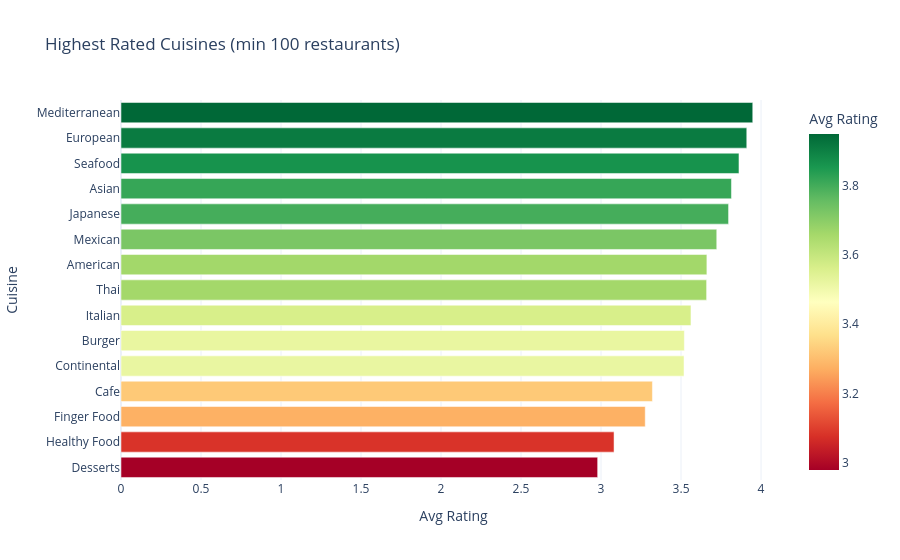

Notebook code cell kept with this figure:
### Code cell
# ── Highest Rated Cuisines (min 100 restaurants) ─────────────────────────────
rated = cuisine_stats[cuisine_stats['Count'] >= 100].nlargest(15, 'Avg Rating')
fig = px.bar(rated, x='Avg Rating', y='Cuisine', orientation='h',
             color='Avg Rating', color_continuous_scale='RdYlGn',
             title='Highest Rated Cuisines (min 100 restaurants)',
             template='plotly_white')
fig.update_layout(yaxis={'categoryorder': 'total ascending'})
fig.show()

### Figure 1 — Plotly figure (JSON) as saved in the notebook; plotly's stock layout.template omitted (floating-point values rounded to 4 significant figures)
{"data": [{"hovertemplate": "Avg Rating=%{marker.color}<br>Cuisine=%{y}<extra></extra>", "legendgroup": "", "marker": {"color": [3.948, 3.911, 3.862, 3.815, 3.797, 3.723, 3.662, 3.66, 3.562, 3.521, 3.519, 3.321, 3.276, 3.081, 2.979], "coloraxis": "coloraxis", "pattern": {"shape": ""}}, "name": "", "orientation": "h", "showlegend": false, "textposition": "auto", "type": "bar", "x": [3.948, 3.911, 3.862, 3.815, 3.797, 3.723, 3.662, 3.66, 3.562, 3.521, 3.519, 3.321, 3.276, 3.081, 2.979], "xaxis": "x", "y": ["Mediterranean", "European", "Seafood", "Asian", "Japanese", "Mexican", "American", "Thai", "Italian", "Burger", "Continental", "Cafe", "Finger Food", "Healthy Food", "Desserts"], "yaxis": "y"}], "layout": {"barmode": "relative", "coloraxis": {"autocolorscale": false, "colorbar": {"title": {"text": "Avg Rating"}}, "colorscale": [[0, "rgb(165,0,38)"], [0.1, "rgb(215,48,39)"], [0.2, "rgb(244,109,67)"], [0.3, "rgb(253,174,97)"], [0.4, "rgb(254,224,139)"], [0.5, "rgb(255,255,191)"], [0.6, "rgb(217,239,139)"], [0.7, "rgb(166,217,106)"], [0.8, "rgb(102,189,99)"], [0.9, "rgb(26,152,80)"], [1, "rgb(0,104,55)"]]}, "legend": {"tracegroupgap": 0}, "title": {"text": "Highest Rated Cuisines (min 100 restaurants)"}, "xaxis": {"anchor": "y", "domain": [0, 1], "title": {"text": "Avg Rating"}}, "yaxis": {"anchor": "x", "categoryorder": "total ascending", "domain": [0, 1], "title": {"text": "Cuisine"}}}}
